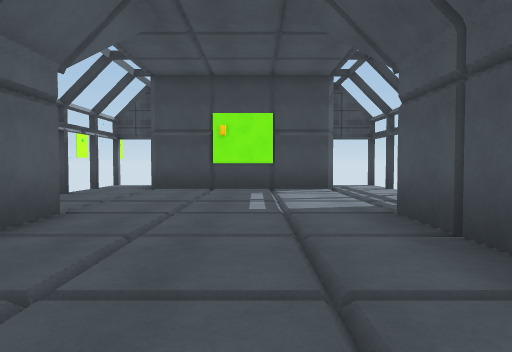
[1] (above)

19 first-person views from a walk through a scene from a Unity 3-D project. The camera is 1.3 m above the floor, tilts 2° down and sees 70° across. The floor is counted in squares, 2 m on a side. Each view is taken from the middle of a square. On the plan, view 1 faces up. The plan holds only what a view shows up to about 11 squares ahead; the rest is blank. The place goes on beyond the plan. The player character is not drawn. Surface patterns are stand-ins for the level's own textures.

[2]
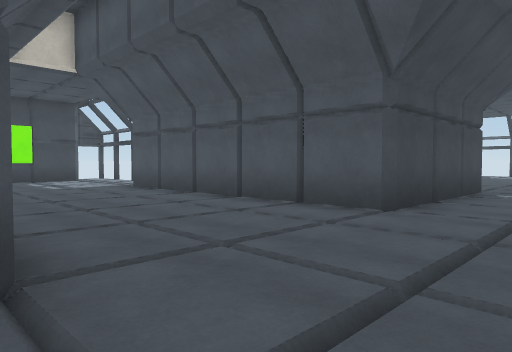

[3]
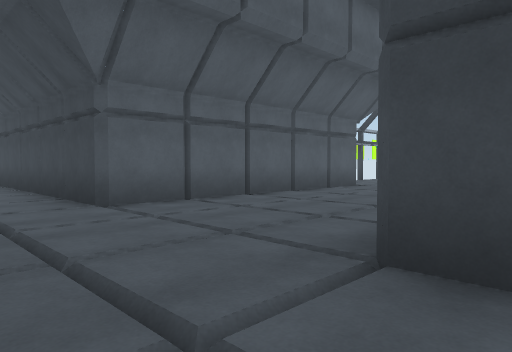

[4]
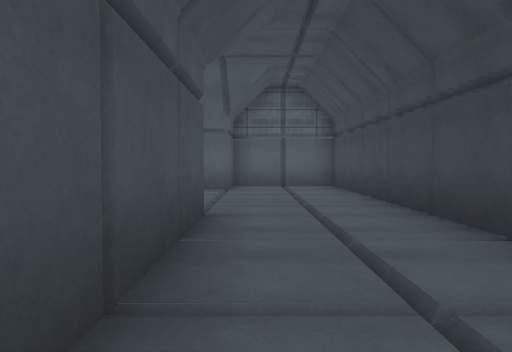

[5]
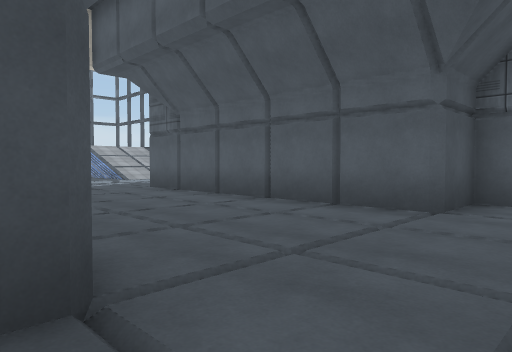

[6]
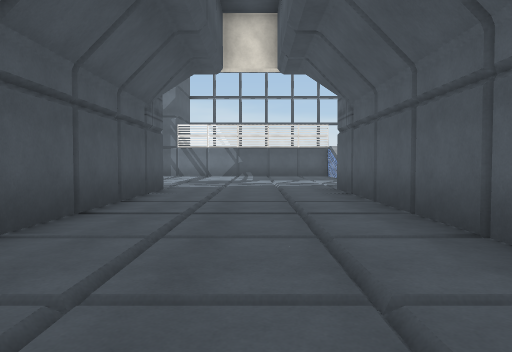

[7]
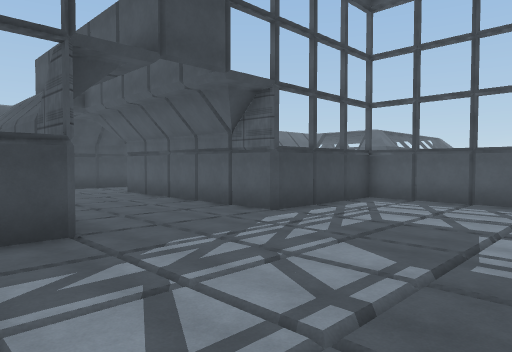

[8]
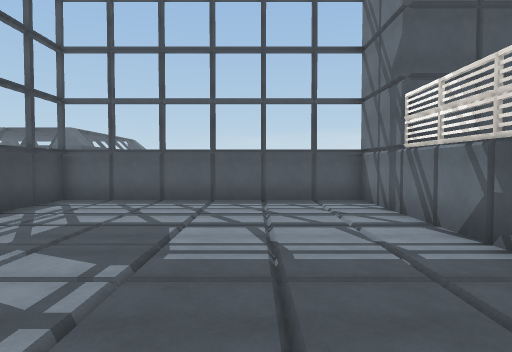

[9]
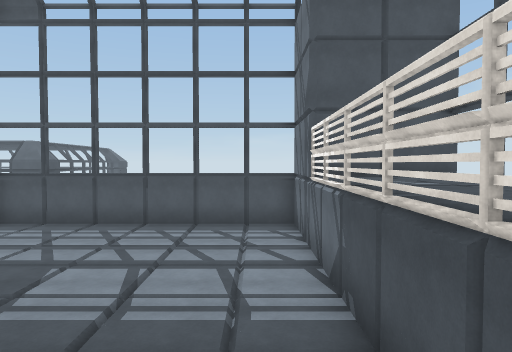

[10]
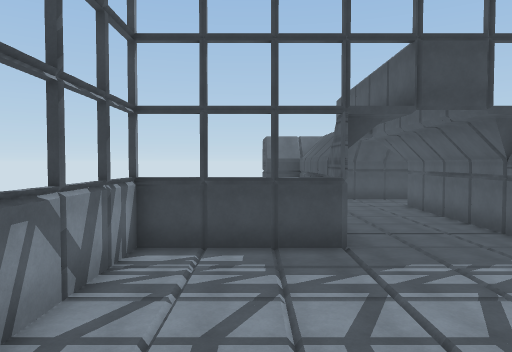

[11]
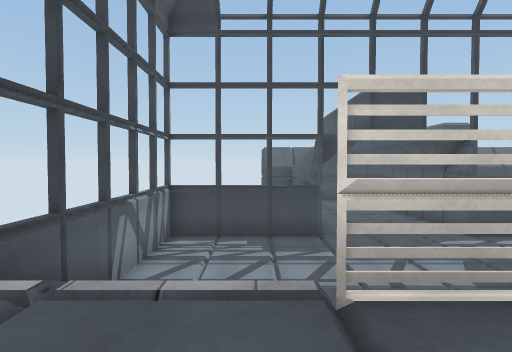

[12]
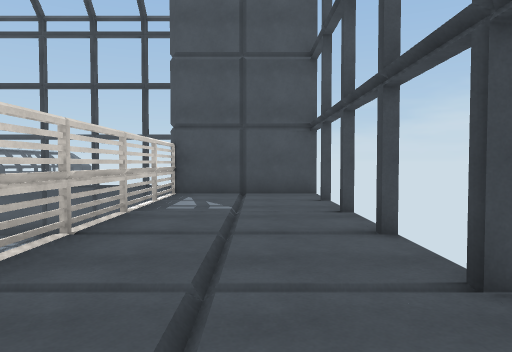

[13]
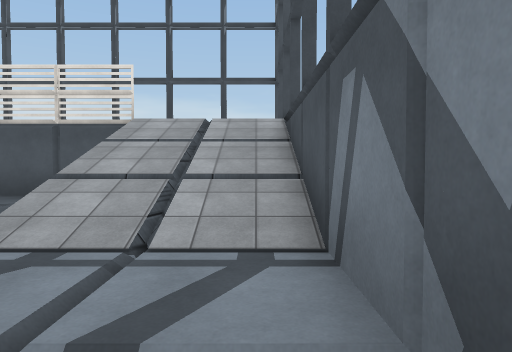

[14]
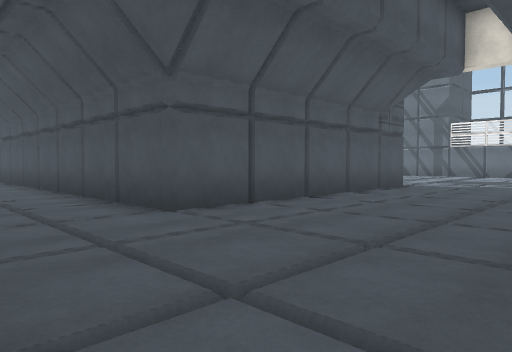

[15]
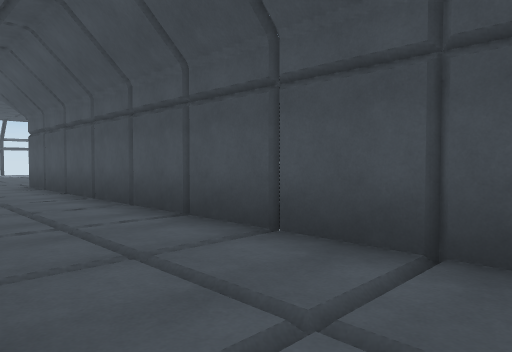

[16]
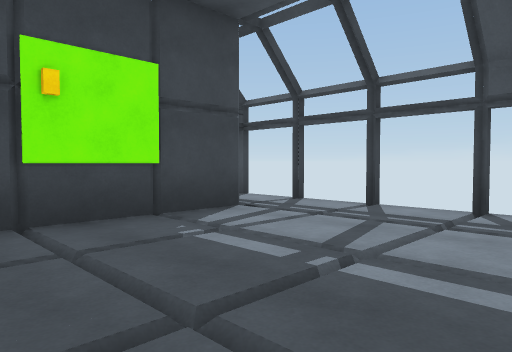

[17]
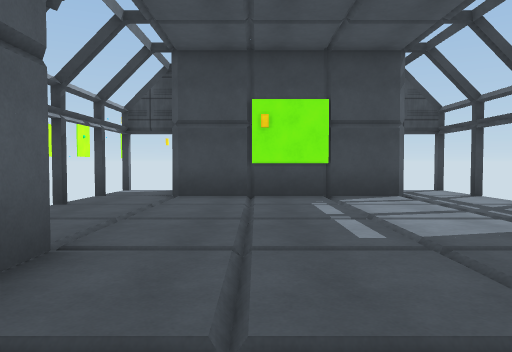

[18]
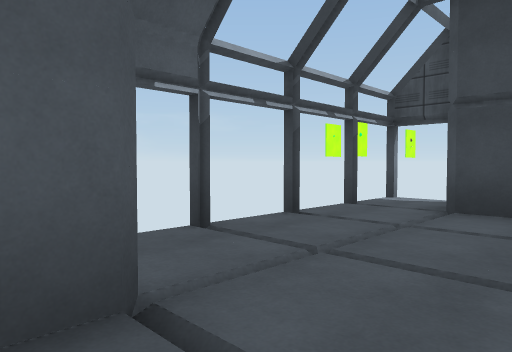

[19]
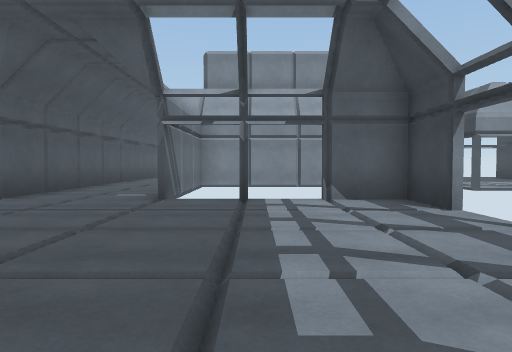

### Floor plan
Key: @ floor where view 1 was taken; # wall or solid block; x gap in a wall; . main floor; : floor 3 m higher than the main floor; / step, stairs or slope.
Columns run from 15 left of view 1 to 13 right of it. Each row starts with its distance up from view 1.
 10            ..#####.
  9            #......##
  8            #......##
  7            ........
  6            #......##
  5             ......#
  4             #....##
  3             #....#
  2             #....#   ##x
  1             #....#   #.....
  0             #..@.#   x......
 -1             #....#    .......
 -2    ##########....#####......
 -3    #.......................
 -4    #.....................
 -5    #....................
 -6    ###....############.
 -7      #....#
 -8      #....#
 -9      #....#
-10      #....#
-11      #....#
-12      #....#
-13 ######....#####
-14 #.............#
-15 #.............#
-16 #.............#
-17 #.............#
-18 #///..........#
-19 #///..........#
-20 #/// .........#
-21 #/// .........#
-22  :::..........#
-23   :::::::::####
-24    ::::::::#
-25   ##:##:##:#

Where each view was taken, in squares from view 1:
view 1: 0 up, 0 right, facing up
view 2: 5 down, 3 left, facing up-right
view 3: 5 down, 3 right, facing up-left
view 4: 5 down, 1 left, facing left
view 5: 4 down, 5 left, facing down-left
view 6: 4 down, 8 left, facing down
view 7: 19 down, 12 left, facing up-right
view 8: 19 down, 12 left, facing right
view 9: 21 down, 12 left, facing right
view 10: 21 down, 12 left, facing up
view 11: 24 down, 12 left, facing up
view 12: 24 down, 12 left, facing right
view 13: 15 down, 14 left, facing down
view 14: 3 down, 10 left, facing down-right
view 15: 3 down, 5 left, facing down-right
view 16: 5 up, 2 left, facing up-right
view 17: 2 up, 1 left, facing up
view 18: 4 up, 1 left, facing up-left
view 19: 1 down, 13 right, facing left
